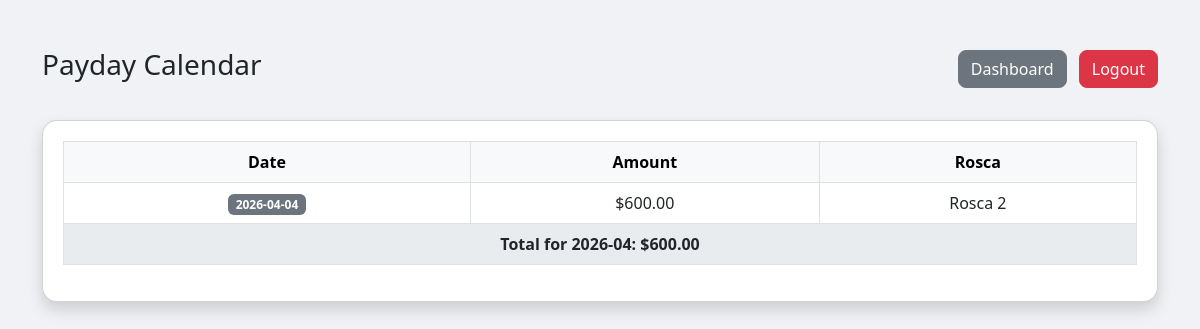
The app's page /payday (signed in) with its own data.
### app.py (models this page shows)
class Payday(db.Model):
    id = db.Column(db.Integer, primary_key=True)
    user_id = db.Column(db.Integer, db.ForeignKey('user.id'), nullable=False)
    date = db.Column(db.String(20))  # YYYY-MM-DD
    amount = db.Column(db.Float)
    rosca_value = db.Column(db.Integer, nullable=False, default=1)
    user_obj = db.relationship('User', backref=db.backref('payday_entries', lazy=True))

### app.py (the view)
@app.route('/payday')
def payday():
    if 'user_id' not in session:
        return redirect(url_for('login'))
    users = User.query.filter_by(is_admin=False).all() if session.get('is_admin') else []
    if session.get('is_admin'):
        paydays = Payday.query.all()
    else:
        paydays = Payday.query.filter_by(user_id=session['user_id']).all()
    return render_template('payday.html', paydays=paydays, username=session['username'], users=users, now=datetime.now())

### templates/payday.html (shortened to what this page needs)
<!doctype html>
<html lang="en">
  <head>
    <link
      href="https://cdn.jsdelivr.net/npm/bootstrap@5.3.0/dist/css/bootstrap.min.css"
      rel="stylesheet"
    />
  </head>
  <body>
    <div class="container mt-5">
      <div class="d-flex justify-content-between align-items-center mb-4">
        <h3>Payday Calendar</h3>
        <div>
          <a href="/dashboard" class="btn btn-secondary me-2">Dashboard</a>
          <a href="/logout" class="btn btn-danger">Logout</a>
        </div>
      </div>
      <div class="card shadow">
        <table class="table table-bordered table-hover">
          <thead class="table-light">
            <tr>
              <th>Date</th>
              <th>Amount</th>
              <th>Rosca</th>
            </tr>
          </thead>
          <tbody>
            {% if paydays %} {% set monthly_totals = {} %} {% for payday in
            paydays %} {% set month = payday.date[:7] %}
            payday.amount}) %} {% set today_str = now.strftime('%Y-%m-%d') %}
            <tr>
              <td>
                {% if payday.date >= today_str %}
                <span class="badge badge-upcoming">{{payday.date}}</span>
                {% else %}
                <span class="badge badge-past">{{payday.date}}</span>
                {% endif %}
              </td>
              <td>${{ '%.2f'|format(payday.amount) }}</td>
              <td>
                {% if payday.rosca_value == 1 %} Rosca 1 {% elif
                payday.rosca_value == 2 %} Rosca 2 {% else %} - {% endif %}
              </td>
            </tr>
            {% endfor %}
            {% for month, total in monthly_totals.items() %}
            <tr class="total-row">
              <td colspan="{% if session.is_admin %}5{% else %}3{% endif %}">
                Total for {{month}}: ${{ '%.2f'|format(total) }}
              </td>
            </tr>
            {% endfor %} {% endif %}
          </tbody>
        </table>
      </div>
    </div>
  </body>
</html>

### templates/payday.html (style rules this page uses)
body { background-color: #f0f2f5; font-family: "Segoe UI", Tahoma, Geneva, Verdana, sans-serif; }
.card { border-radius: 15px; margin-top: 30px; padding: 20px; }
table th, table td { vertical-align: middle; text-align: center; }
.btn { border-radius: 8px; }
.badge-past { background-color: #6c757d; color: white; }
.total-row td { font-weight: bold; background-color: #e9ecef; }

### records on screen
Payday: date "2026-04-04", amount "600.00", rosca_value "Rosca 2"

### other values on screen
{{ month }} "2026-04"
{{ '%.2f'|format(total) }} "600.00"
